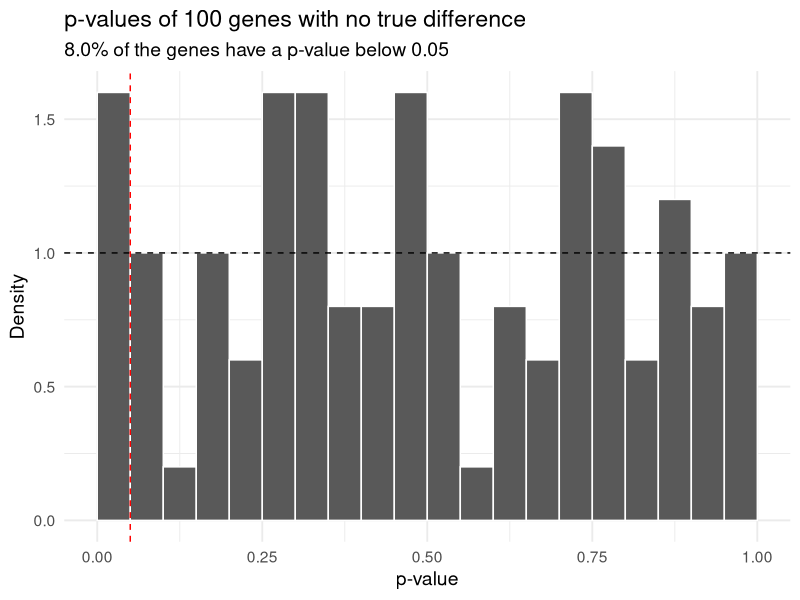
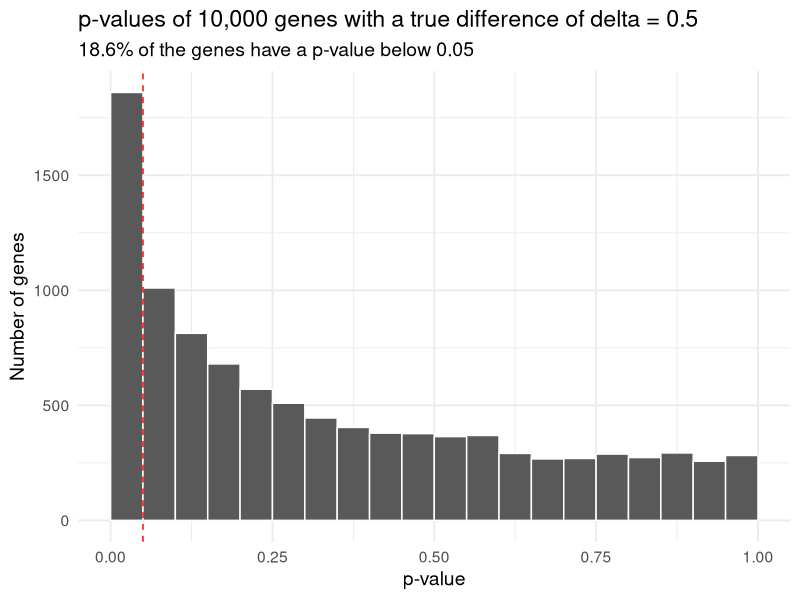
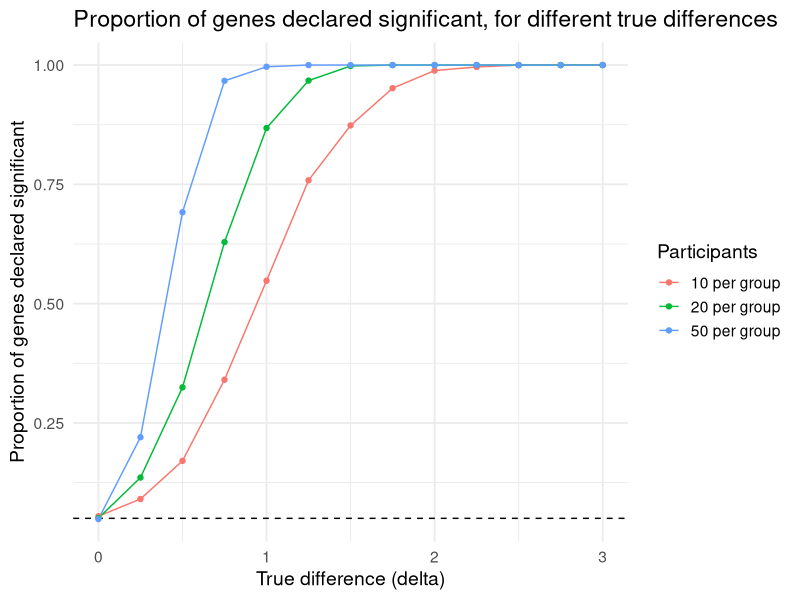
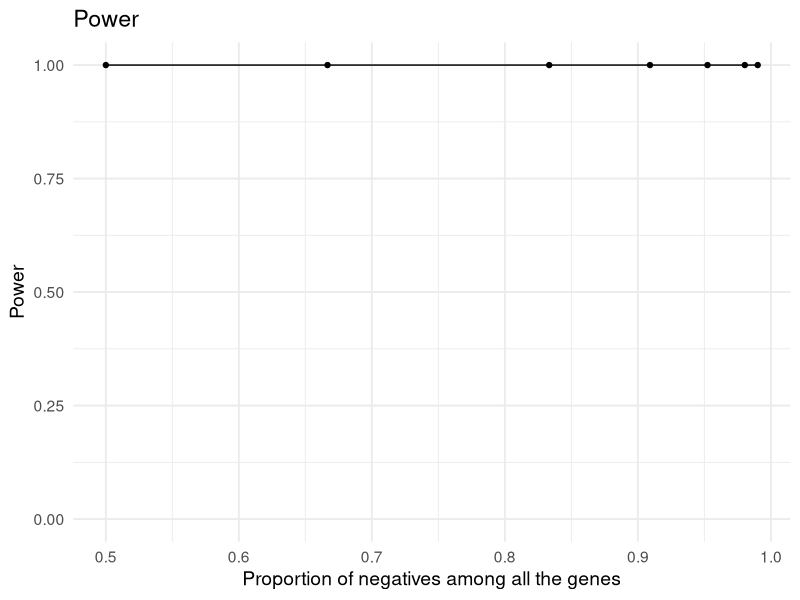
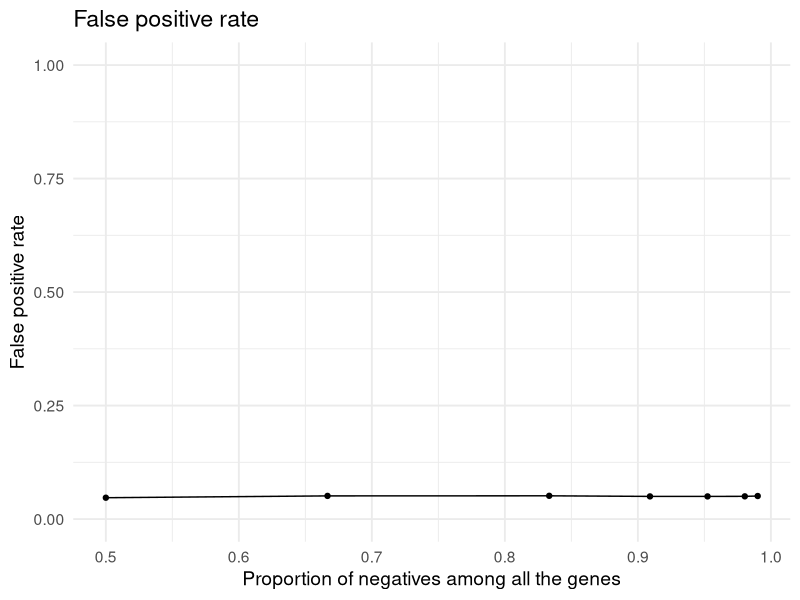
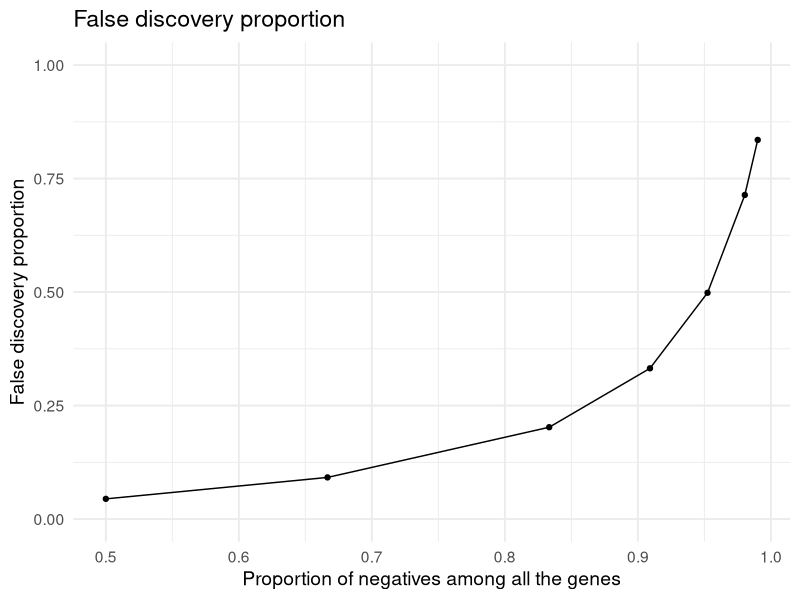
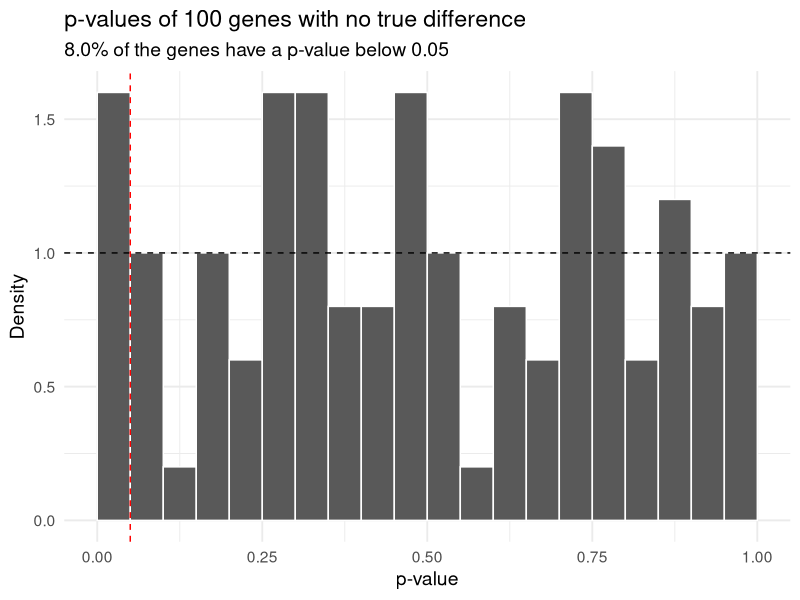
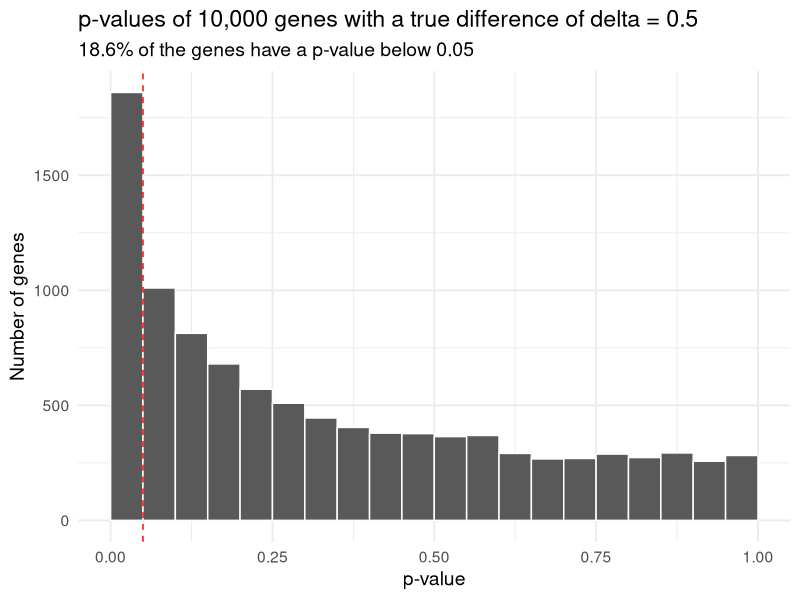

Source code (R) for these figures, in order:
## ---- chunk 1
# This sets the options for the outputs when knitting the rmd file
knitr::opts_chunk$set(warning = F,
                      message = T,
                      fig.width = 8,
                      fig.height = 5)
## ---- chunk 2
library(dplyr)
library(tidyr)
library(ggplot2)
library(here)

# Default look of all the ggplot2 figures
theme_set(theme_minimal(base_size = 14))

# Set a seed for reproducibility
set.seed(123)
## ---- chunk 3
here()
## ---- chunk 4
n <- 10      # number of controls, and number of treated
delta <- 0   # true difference between treated and controls : 0 means that the gene is not different

control <- rnorm(n, mean = 0, sd = 1)       # expression of the gene in the 10 controls
treated <- rnorm(n, mean = delta, sd = 1)   # expression of the gene in the 10 treated

# Mean expression in each group, and p-value of the t-test
c(control = mean(control), treated = mean(treated))
t.test(control, treated, var.equal = TRUE)$p.value
## ---- chunk 5
simulate_pvalues <- function(delta, n = 10) {
  sapply(delta, function(d) {
    control <- rnorm(n, mean = 0, sd = 1)
    treated <- rnorm(n, mean = d, sd = 1)
    t.test(control, treated, var.equal = TRUE)$p.value
  })
}
## ---- chunk 6
n_genes <- 100   # number of genes : change this value and re-run the chunk

p_null <- simulate_pvalues(delta = rep(0, n_genes))
prop_signif_null <- mean(p_null < 0.05)

plot_null <- ggplot(data.frame(p = p_null), aes(x = p)) +
  geom_histogram(aes(y = after_stat(density)), breaks = seq(0, 1, 0.05), colour = "white") +
  geom_hline(yintercept = 1, linetype = "dashed") +
  geom_vline(xintercept = 0.05, colour = "red", linetype = "dashed") +
  labs(x = "p-value", y = "Density",
       title = sprintf("p-values of %s genes with no true difference", format(n_genes, big.mark = ",")),
       subtitle = sprintf("%.1f%% of the genes have a p-value below 0.05", 100 * prop_signif_null))

ggsave(here("output", "pvalues_no_signal.pdf"), plot_null, width = 8, height = 5)

plot_null
## ---- chunk 7
n_genes <- 10000   # number of genes
delta <- 0.5       # true difference of the genes : change this value and re-run the chunk

p_signal <- simulate_pvalues(rep(delta, n_genes))
prop_signif_signal <- mean(p_signal < 0.05)

plot_signal <- ggplot(data.frame(p = p_signal), aes(x = p)) +
  geom_histogram(breaks = seq(0, 1, 0.05), colour = "white") +
  geom_vline(xintercept = 0.05, colour = "red", linetype = "dashed") +
  labs(x = "p-value", y = "Number of genes",
       title = sprintf("p-values of 10,000 genes with a true difference of delta = %s", delta),
       subtitle = sprintf("%.1f%% of the genes have a p-value below 0.05", 100 * prop_signif_signal))

ggsave(here("output", "pvalues_signal.pdf"), plot_signal, width = 8, height = 5)

plot_signal
## ---- chunk 8
n_genes_power <- 2000   # number of genes simulated for each value of delta and of group size

power_df <- expand.grid(delta = seq(0, 3, 0.25), n = c(10, 20, 50)) %>%
  rowwise() %>%
  mutate(proportion_significant = mean(simulate_pvalues(rep(delta, n_genes_power), n = n) < 0.05)) %>%
  ungroup() %>%
  mutate(n = factor(n, labels = c("10 per group", "20 per group", "50 per group")))

plot_power <- ggplot(power_df, aes(x = delta, y = proportion_significant, colour = n)) +
  geom_hline(yintercept = 0.05, linetype = "dashed") +
  geom_line() +
  geom_point() +
  labs(x = "True difference (delta)", y = "Proportion of genes declared significant",
       colour = "Participants", title = "Proportion of genes declared significant, for different true differences")

ggsave(here("output", "power_curve.pdf"), plot_power, width = 8, height = 5)

plot_power
## ---- chunk 9
evaluate_decision <- function(significant, is_pos) {
  TP <- sum(significant & is_pos)
  FP <- sum(significant & !is_pos)
  FN <- sum(!significant & is_pos)
  TN <- sum(!significant & !is_pos)

  data.frame(
    TP = TP, FP = FP, FN = FN, TN = TN,
    power = TP / (TP + FN),
    FPR = FP / (FP + TN),
    FDP = ifelse(TP + FP == 0, 0, FP / (FP + TP))   # 0 if there is no discovery
  )
}
## ---- chunk 10
n_pos <- 100        # number of positives : genes which are truly different
n_neg <- 100        # number of negatives : genes which are not different
delta_pos <- 3      # true difference of the positives

# The truth for each gene, and the true difference of each gene
is_pos <- rep(c(TRUE, FALSE), c(n_pos, n_neg))
delta <- ifelse(is_pos, delta_pos, 0)

# Simulate and test all the genes, and declare significant those with a p-value below 0.05
p_mix <- simulate_pvalues(delta)
significant <- p_mix < 0.05

# Contingency table : the truth against our decision
table(
  Truth = factor(ifelse(is_pos, "Positive", "Negative"), levels = c("Positive", "Negative")),
  Decision = factor(ifelse(significant, "Significant", "Not significant"), levels = c("Significant", "Not significant"))
)

# The numbers TP, FP, FN, TN and the three rates
results_mix <- evaluate_decision(significant, is_pos)
results_mix
## ---- chunk 11
n_neg_values <- c(100, 200, 500, 1000, 2000, 5000, 10000)

summary_1c <- lapply(n_neg_values, function(n_neg) {
  is_pos <- rep(c(TRUE, FALSE), c(n_pos, n_neg))
  delta <- ifelse(is_pos, delta_pos, 0)

  # Repeat the study 10 times, and average the three rates
  lapply(1:10, function(repetition) evaluate_decision(simulate_pvalues(delta) < 0.05, is_pos)) %>%
    bind_rows() %>%
    summarise(across(c(power, FPR, FDP), mean)) %>%
    mutate(prop_neg = n_neg / (n_pos + n_neg))
}) %>%
  bind_rows()

plot_power_1c <- ggplot(summary_1c, aes(x = prop_neg, y = power)) +
  geom_line() + geom_point() + ylim(0, 1) +
  labs(x = "Proportion of negatives among all the genes", y = "Power", title = "Power")

plot_fpr_1c <- ggplot(summary_1c, aes(x = prop_neg, y = FPR)) +
  geom_line() + geom_point() + ylim(0, 1) +
  labs(x = "Proportion of negatives among all the genes", y = "False positive rate", title = "False positive rate")

plot_fdp_1c <- ggplot(summary_1c, aes(x = prop_neg, y = FDP)) +
  geom_line() + geom_point() + ylim(0, 1) +
  labs(x = "Proportion of negatives among all the genes", y = "False discovery proportion", title = "False discovery proportion")

ggsave(here("output", "power_by_proportion_negatives.pdf"), plot_power_1c, width = 6, height = 4)
ggsave(here("output", "fpr_by_proportion_negatives.pdf"), plot_fpr_1c, width = 6, height = 4)
ggsave(here("output", "fdp_by_proportion_negatives.pdf"), plot_fdp_1c, width = 6, height = 4)

plot_power_1c
plot_fpr_1c
plot_fdp_1c
## ---- chunk 12
n_pos <- 100
n_neg <- 9900
delta_pos <- 3

is_pos <- rep(c(TRUE, FALSE), c(n_pos, n_neg))
p_1d <- simulate_pvalues(ifelse(is_pos, delta_pos, 0))

# No correction : compare each p-value to 0.05
results_none <- evaluate_decision(p_1d < 0.05, is_pos)
results_none
## ---- chunk 13
p_bonferroni <- p.adjust(p_1d, method = "bonferroni")

results_bonferroni <- evaluate_decision(p_bonferroni < 0.05, is_pos)
results_bonferroni
## ---- chunk 14
p_bh <- p.adjust(p_1d, method = "BH")

results_bh <- evaluate_decision(p_bh < 0.05, is_pos)
results_bh
## ---- chunk 15
bind_rows(
  list("No correction" = results_none, "Bonferroni" = results_bonferroni, "Benjamini-Hochberg" = results_bh),
  .id = "method"
) %>%
  mutate(across(c(power, FPR, FDP), ~ round(.x, 3)))
